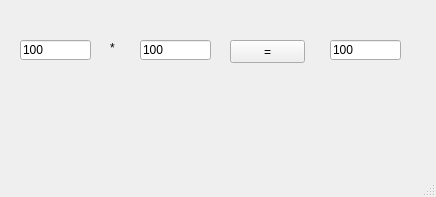
<?xml version="1.0" encoding="UTF-8"?>
<ui version="4.0">
 <class>MainWindow</class>
 <widget class="QMainWindow" name="MainWindow">
  <property name="geometry">
   <rect>
    <x>0</x>
    <y>0</y>
    <width>436</width>
    <height>197</height>
   </rect>
  </property>
  <property name="windowTitle">
   <string>MainWindow</string>
  </property>
  <widget class="QWidget" name="centralwidget">
   <widget class="QPushButton" name="pb">
    <property name="geometry">
     <rect>
      <x>230</x>
      <y>40</y>
      <width>75</width>
      <height>23</height>
     </rect>
    </property>
    <property name="text">
     <string>=</string>
    </property>
   </widget>
   <widget class="QLineEdit" name="le1">
    <property name="geometry">
     <rect>
      <x>20</x>
      <y>40</y>
      <width>71</width>
      <height>20</height>
     </rect>
    </property>
    <property name="text">
     <string>100</string>
    </property>
   </widget>
   <widget class="QLineEdit" name="le2">
    <property name="geometry">
     <rect>
      <x>140</x>
      <y>40</y>
      <width>71</width>
      <height>20</height>
     </rect>
    </property>
    <property name="text">
     <string>100</string>
    </property>
   </widget>
   <widget class="QLineEdit" name="le3">
    <property name="geometry">
     <rect>
      <x>330</x>
      <y>40</y>
      <width>71</width>
      <height>20</height>
     </rect>
    </property>
    <property name="text">
     <string>100</string>
    </property>
   </widget>
   <widget class="QLabel" name="lbl">
    <property name="geometry">
     <rect>
      <x>110</x>
      <y>40</y>
      <width>21</width>
      <height>16</height>
     </rect>
    </property>
    <property name="text">
     <string>*</string>
    </property>
   </widget>
  </widget>
  <widget class="QMenuBar" name="menubar">
   <property name="geometry">
    <rect>
     <x>0</x>
     <y>0</y>
     <width>436</width>
     <height>21</height>
    </rect>
   </property>
  </widget>
  <widget class="QStatusBar" name="statusbar"/>
 </widget>
 <resources/>
 <connections/>
</ui>
